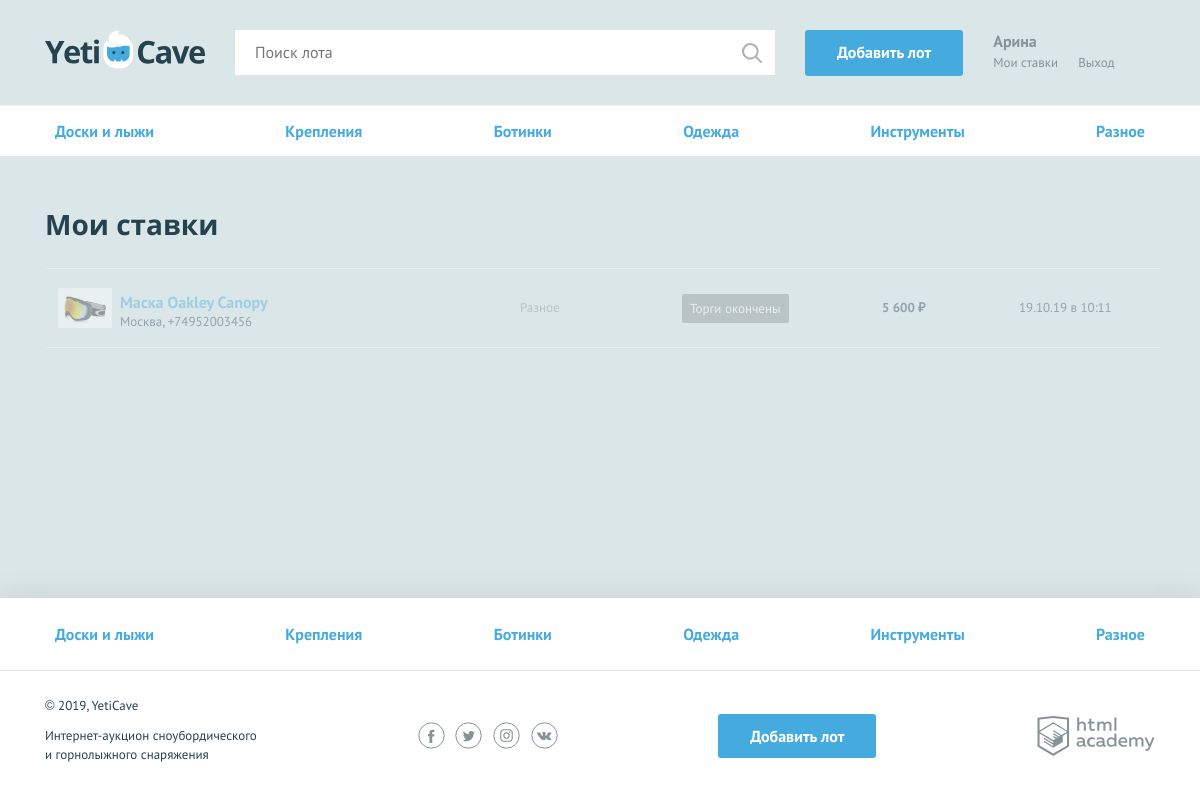
Screenshot of /rates.php (signed in) with the database file from the repository.
### tables this page shows
CREATE TABLE category(
    id INT NOT NULL AUTO_INCREMENT,
    title VARCHAR(40) UNIQUE NOT NULL,
    symbol_code VARCHAR(10) UNIQUE NOT NULL,
    PRIMARY KEY(id)
);

CREATE TABLE rate(
    id INT NOT NULL AUTO_INCREMENT,
    creation_date DATETIME NOT NULL DEFAULT CURRENT_TIMESTAMP,
    price INT(10) NOT NULL,
    lot_id INT(10) NOT NULL,
    user_id INT(10) NOT NULL,
    PRIMARY KEY(id)
);

CREATE TABLE lot(
    id INT NOT NULL AUTO_INCREMENT,
    creation_date DATETIME NOT NULL DEFAULT CURRENT_TIMESTAMP,
    title VARCHAR(80) NOT NULL,
    description VARCHAR(256) NOT NULL,
    image VARCHAR(50) NOT NULL,
    starting_price INT NOT NULL,
    end_date DATE NOT NULL,
    step_rate INT NOT NULL,
    user_id INT(10) NOT NULL,
    winner_id INT(10),
    category_id INT(1) NOT NULL,
    PRIMARY KEY(id)
);

CREATE TABLE users(
    id INT(3) NOT NULL AUTO_INCREMENT,
    registration_date DATETIME NOT NULL DEFAULT CURRENT_TIMESTAMP,
    email VARCHAR(40) UNIQUE NOT NULL,
    password VARCHAR(200) NOT NULL,
    name VARCHAR(30) NOT NULL,
    contacts VARCHAR(200) NOT NULL,
    PRIMARY KEY(id)
);

### helpers.php (called while the page is built, shortened)
<?php
function db_get_prepare_stmt($link, $sql, $data = []) {
    $stmt = mysqli_prepare($link, $sql);
    return $stmt;
}
function include_template($name, array $data = []) {
    $name = 'templates/' . $name;
    extract($data);
    require $name;
    $result = ob_get_clean();
    return $result;
}

### functions.php (called while the page is built, shortened)
<?php
require_once('helpers.php');
function category_list($link)
{
    $sql = 'SELECT id, title, symbol_code FROM category';
    return db_fetch_all_data($link, $sql);
}
function price_format($sum)
{
    $result = '';
    $sum = ceil($sum);
    if ($sum >= 1000) {
        $result = number_format($sum, 0, '', ' ');
    }
    $result .= ' ₽';
    return $result;
}
function esc($str)
{
    return htmlspecialchars($str, ENT_QUOTES);
}
function db_fetch_all_data($link, $sql, $data = [])
{
    $stmt = db_get_prepare_stmt($link, $sql, $data);
    mysqli_stmt_execute($stmt);
    $res = mysqli_stmt_get_result($stmt);
    return ($res) ? mysqli_fetch_all($res, MYSQLI_ASSOC) : die('Ошибка соединения с БД');
}
function time_to_human_format($value)
{
    $seconds_in_hour = 3600;
    $timestamp_diff = time() - strtotime($value);
    return strftime('%d.%m.%y в %H:%M', strtotime($value));
}

### templates/layout.php (the view, shortened to what this page needs)
<!DOCTYPE html>
<html lang="ru">
<head>
    <link href="../css/normalize.min.css" rel="stylesheet">
    <link href="../css/style.css" rel="stylesheet">
    <link href="../css/flatpickr.min.css" rel="stylesheet">
</head>
<body>
<div class="page-wrapper">
    <header class="main-header">
        <div class="main-header__container container">
            <a class="main-header__logo">
                <img src="../img/logo.svg" width="160" height="39" alt="Логотип компании YetiCave">
            </a>
            <form class="main-header__search" method="get" action="search.php" autocomplete="off">
                <input type="search" name="search" placeholder="Поиск лота" value="<?= $_GET['search'] ?? '' ?>">
                <input class="main-header__search-btn" type="submit" name="find" value="Найти">
            </form>
            <a class="main-header__add-lot button" href="add.php">Добавить лот</a>
            <nav class="user-menu">
                <?php if (isset($_SESSION['user'])): ?>
                    <div class="user-menu__logged">
                        <p><?= $user_name; ?></p>
                        <a class="user-menu__bets" href="rates.php">Мои ставки</a>
                        <a class="user-menu__logout" href="logout.php">Выход</a>
                    </div>
                <?php endif; ?>
            </nav>
        </div>
    </header>
    <?= $content; ?>
</div>
<footer class="main-footer">
    <nav class="nav">
        <ul class="nav__list container">
            <?php foreach ($categories as $value): ?>
                <li class="nav__item">
                    <a href="index.php?id=<?= esc($value['id']); ?>"><?= esc($value['title']); ?></a>
                </li>
            <?php endforeach; ?>
        </ul>
    </nav>
    <div class="main-footer__bottom container">
        <div class="main-footer__copyright">
            <p>© 2019, YetiCave</p>
            <p>Интернет-аукцион сноубордического и горнолыжного снаряжения</p>
        </div>
        <div class="main-footer__social social">
            <a class="social__link social__link--facebook" href="#">
            </a>
            <a class="social__link social__link--twitter" href="#">
            </a>
            <a class="social__link social__link--instagram" href="#">
            </a>
            <a class="social__link social__link--vkontakte" href="#">
            </a>
        </div>
        <a class="main-footer__add-lot button" href="add-lot.html">Добавить лот</a>
        <div class="main-footer__developed-by">
            <a class="logo-academy" href="https://htmlacademy.ru/intensive/php">
            </a>
        </div>
    </div>
</footer>
</body>
</html>

### templates/nav_menu.php
<main>
    <nav class="nav">
        <ul class="nav__list container">
            <?php foreach ($categories as $value): ?>
                <li class="nav__item">
                    <a href="index.php?id=<?= esc($value['id']); ?>"><?= esc($value['title']); ?></a>
                </li>
            <?php endforeach; ?>
        </ul>
    </nav>

### templates/user_rates.php
<?= $nav_menu; ?>
<section class="rates container">
    <h2>Мои ставки</h2>
    <table class="rates__list">
        <?php foreach ($rates_result as $item): ?>
            <?php if ((strtotime($item['lot_end_date']) - 86400) < strtotime(date("Y-m-d"))): ?>
                <tr class="rates__item rates__item--end">
            <?php elseif (isset($item['winner'])): ?>
                <tr class="rates__item rates__item--win">
            <?php else: ?>
                <tr class="rates__item">
            <?php endif ?>
            <td class="rates__info">
                <div class="rates__img">
                    <img src="../<?= esc($item['lot_image']); ?>" width="54" height="40"
                         alt="<?= esc($item['category_title']); ?>">
                </div>
                <?php if (isset($item['winner'])): ?>
                    <div>
                        <h3 class="rates__title"><a
                                href="lot.php?id=<?= esc($item['lotid']); ?>"><?= esc($item['lot_title']); ?></a></h3>
                        <p><?= esc($item['user_contacts']); ?></p>
                    </div>
                <?php else : ?>
                    <h3 class="rates__title"><a
                            href="lot.php?id=<?= esc($item['lotid']); ?>"><?= esc($item['lot_title']); ?></a></h3>
                <?php endif ?>
            </td>
            <td class="rates__category">
                <?= esc($item['category_title']); ?>
            </td>
            <td class="rates__timer">
                <?php $timer = time_left($item['lot_end_date']); ?>
                <?php if ((strtotime($item['lot_end_date']) - 86400) < strtotime(date("Y-m-d"))): ?>
                    <div class="timer timer--end">
                        Торги окончены
                    </div>
                <?php elseif (isset($item['winner'])): ?>
                    <div class="timer timer--win">
                        Ставка выиграла
                    </div>
                <?php else: ?>
                    <div class="timer">
                        <?= $timer[0] . ':' . $timer[1] . ':' . $timer[2]; ?>
                    </div>
                <?php endif ?>
            </td>
            <td class="rates__price">
                <?= price_format(esc($item['rate_price'])); ?>
            </td>
            <td class="rates__time">
                <?= time_to_human_format(esc($item['creation_rate'])); ?>
            </td>
            </tr>
        <?php endforeach; ?>
    </table>
</section>

### rows the page displays
category: title "Доски и лыжи"
category: title "Крепления"
category: title "Ботинки"
category: title "Одежда"
category: title "Инструменты"
category: title "Разное"
rate: lot.image (picture), lot.title "Маска Oakley Canopy", user.contacts "Москва, +74952003456", category.title "Разное", price "5 600 ₽", creation_date "19.10.19 в 10:11"

### other values shown
$user_name "Арина"
